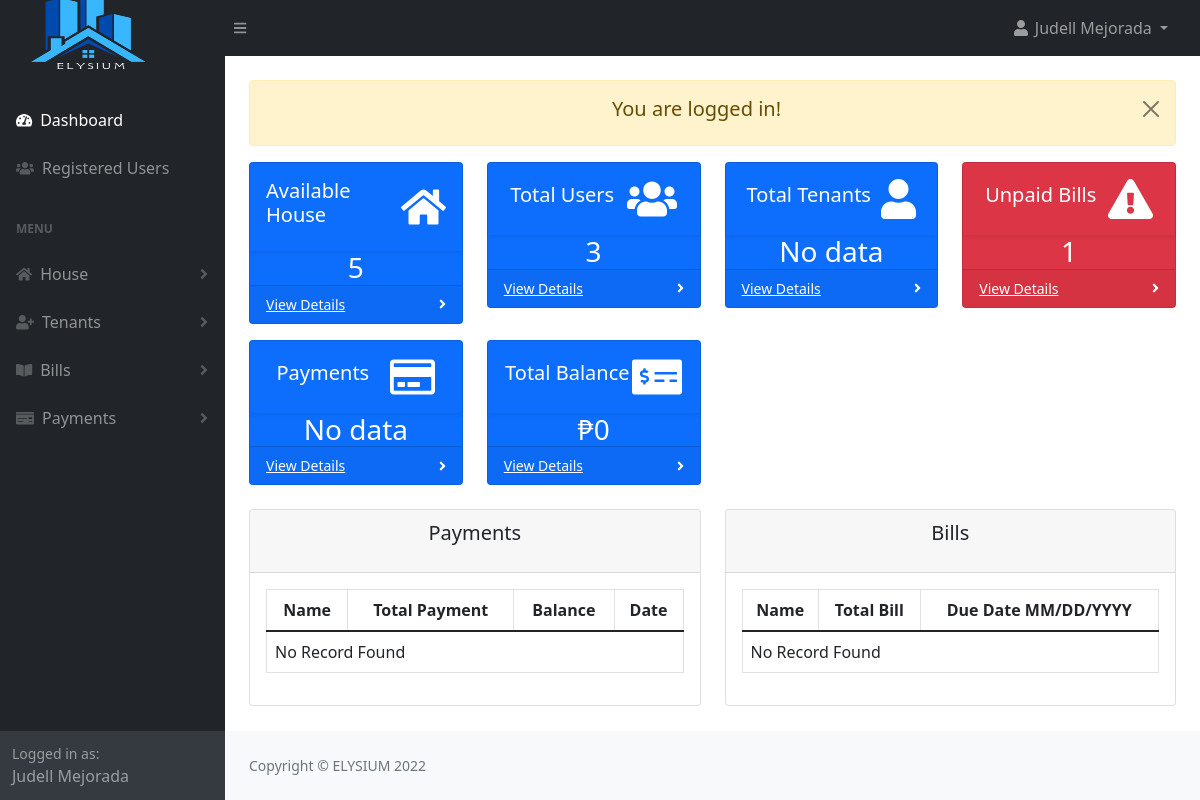
/admin/index.php (signed in), run on an earlier commit of the app's database.
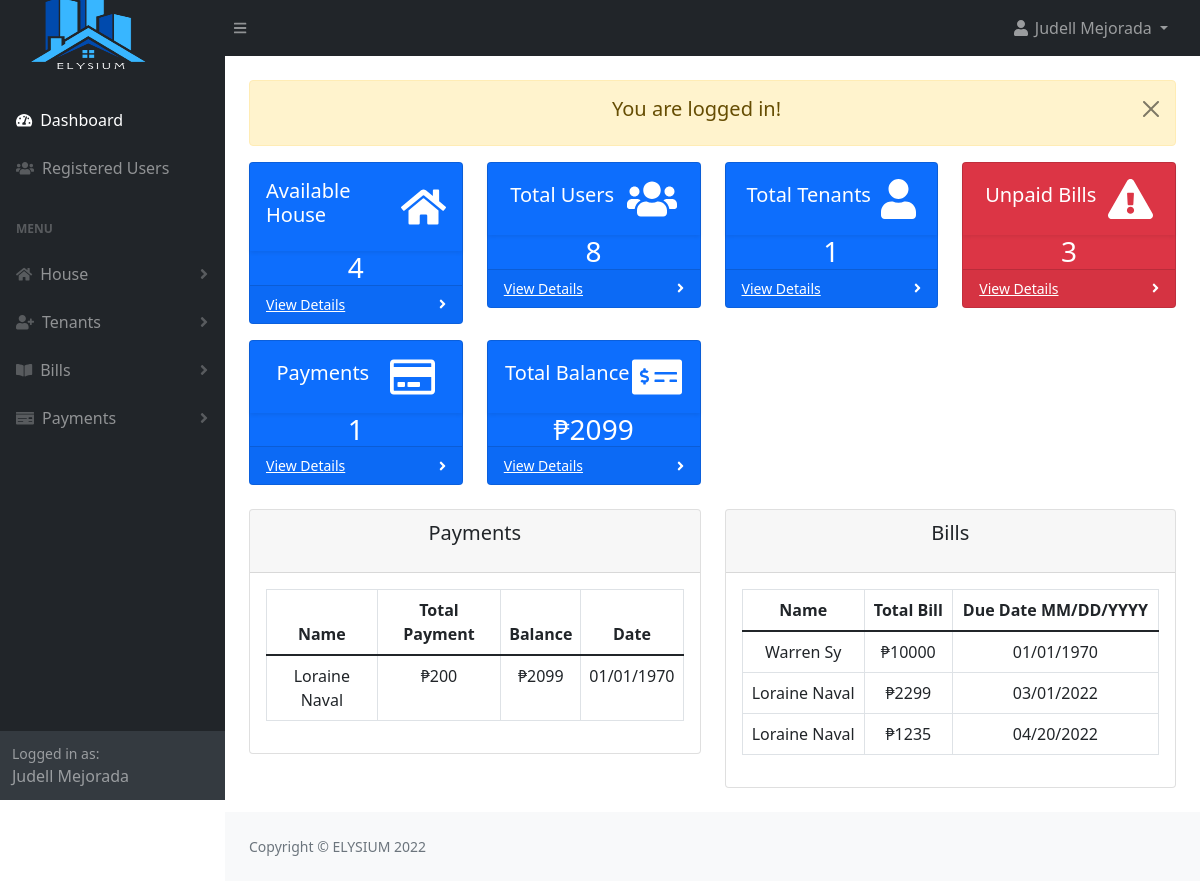
And on a later commit of the database.
### tables this page shows
CREATE TABLE `payments` (
  `payment_id` int(11) NOT NULL,
  `bill_id` int(20) NOT NULL,
  `payment_total` int(200) NOT NULL,
  `payment_desc` text NOT NULL,
  `payment_date` date NOT NULL,
  `payment_status` tinyint(1) NOT NULL,
  `created_at` timestamp NOT NULL DEFAULT current_timestamp()
);

CREATE TABLE `bills` (
  `bill_id` int(20) NOT NULL,
  `tenant_id` int(20) NOT NULL,
  `house_rent_pay` int(200) NOT NULL,
  `electric_bill` int(200) NOT NULL,
  `water_bill` int(200) NOT NULL,
  `other_bill` int(200) NOT NULL,
  `bill_desc` text DEFAULT NULL,
  `bill_status` tinyint(1) NOT NULL DEFAULT 0,
  `due_date` date NOT NULL,
  `bill_total` int(200) NOT NULL,
  `created_at` timestamp NOT NULL DEFAULT current_timestamp()
);

### admin/index.php (the view, shortened to what the changed rows need)
<?php
include("authentication.php");
include("includes/header.php");
?>
<div class="container-fluid px-4">
    <div class="row">
        <div class="col-xl-3 col-md-6">
            <div class="card bg-primary text-white mb-3">
                <div class="card-body shadow-sm d-flex justify-content-around align-items-center">
                    <div>
                    </div>
                    <i class="fa fa-home" style="font-size:40px;color:white"></i>
                </div>
                    <?php
                        $dash_house_query = "SELECT * FROM house WHERE house_status = '1' ";
                        $dash_house_query_run = mysqli_query($con, $dash_house_query);
                        if($house_total = mysqli_num_rows($dash_house_query_run))
                        {
                            echo '<h3 class="mb-0 text-center">'.$house_total.'</h3>';
                        }
                        else
                        {
                            echo '<h3 class="mb-0 text-center" >No data</h3>';
                        }
                    ?>
                <div class="card-footer d-flex align-items-center justify-content-between">
                    <a class="small text-white stretched-link" href="house_view.php">View Details</a>
                    <div class="small text-white"><i class="fas fa-angle-right"></i></div>
                </div>
            </div>
        </div>
        <div class="col-xl-3 col-md-6">
            <div class="card bg-primary text-white mb-4">
                <div class="card-body shadow-sm d-flex justify-content-around align-items-center">
                    <div>
                    </div>
                    <i class="fa fa-users" style="font-size:40px;color:white"></i>
                </div>
                    <?php
                        $dash_users_query = "SELECT * FROM users";
                        $dash_users_query_run = mysqli_query($con, $dash_users_query);
                        if($users_total = mysqli_num_rows($dash_users_query_run))
                        {
                            echo '<h3 class="mb-0 text-center">'.$users_total.'</h3>';
                        }
                        else
                        {
                            echo '<h3 class="mb-0 text-center ">No data</h3>';
                        }
                    ?>
                <div class="card-footer d-flex align-items-center justify-content-between">
                    <a class="small text-white stretched-link" href="view-register.php">View Details</a>
                    <div class="small text-white"><i class="fas fa-angle-right"></i></div>
                </div>
            </div>
        </div>
        <div class="col-xl-3 col-md-6">
            <div class="card bg-primary text-white mb-4">
                <div class="card-body shadow-sm d-flex justify-content-around align-items-center">
                    <div>
                    </div>
                    <i class="fa fa-user" style="font-size:40px;color:white"></i>
                </div>
                    <?php
                        $dash_users_query = "SELECT * FROM tenant WHERE tenant_status = 1";
                        $dash_users_query_run = mysqli_query($con, $dash_users_query);
                        if($tenant_total = mysqli_num_rows($dash_users_query_run))
                        {
                            echo '<h3 class="mb-0 text-center">'.$tenant_total.'</h3>';
                        }
                        else
                        {
                            echo '<h3 class="mb-0 text-center ">No data</h3>';
                        }
                    ?>
                <div class="card-footer d-flex align-items-center justify-content-between">
                    <a class="small text-white stretched-link" href="view-register.php">View Details</a>
                    <div class="small text-white"><i class="fas fa-angle-right"></i></div>
                </div>
            </div>
        </div>
        <div class="col-xl-3 col-md-6">
            <div class="card bg-danger text-white mb-4">
                <div class="card-body shadow-sm d-flex justify-content-around align-items-center">
                    <div>
                    </div>
                    <i class="fas fa-exclamation-triangle" style="font-size:40px;color:white"></i>
                </div>
                    <?php
                        $dash_users_query = "SELECT * FROM bills WHERE bill_status = 0";
                        $dash_users_query_run = mysqli_query($con, $dash_users_query);
                        if($bill_total = mysqli_num_rows($dash_users_query_run))
                        {
                            echo '<h3 class="mb-0 text-center">'.$bill_total.'</h3>';
                        }
                        else
                        {
                            echo '<h3 class="mb-0 text-center ">No data</h3>';
                        }
                    ?>
                <div class="card-footer d-flex align-items-center justify-content-between">
                    <a class="small text-white stretched-link" href="bill_view.php">View Details</a>
                    <div class="small text-white"><i class="fas fa-angle-right"></i></div>
                </div>
            </div>
        </div>
        <div class="col-xl-3 col-md-6">
            <div class="card bg-primary text-white mb-4">
                <div class="card-body shadow-sm d-flex justify-content-around align-items-center">
                    <div>
                    </div>
                    <i class="far fa-credit-card" style="font-size:40px;color:white"></i>
                </div>
                    <?php
                        $dash_users_query = "SELECT * FROM payments WHERE payment_status != 2";
                        $dash_users_query_run = mysqli_query($con, $dash_users_query);
                        if($payment_total = mysqli_num_rows($dash_users_query_run))
                        {
                            echo '<h3 class="mb-0 text-center">'.$payment_total.'</h3>';
                        }
                        else
                        {
                            echo '<h3 class="mb-0 text-center ">No data</h3>';
                        }
                    ?>
                <div class="card-footer d-flex align-items-center justify-content-between">
                    <a class="small text-white stretched-link" href="payment_view.php">View Details</a>
                    <div class="small text-white"><i class="fas fa-angle-right"></i></div>
                </div>
            </div>
        </div>
        <div class="col-xl-3 col-md-6">
            <div class="card bg-primary text-white mb-4">
                <div class="card-body shadow-sm d-flex justify-content-around align-items-center">
                    <div>
                    </div>
                    <i class="fas fa-money-check-alt" style="font-size:40px;color:white"></i>
                </div>
                    <?php
                        $total = "SELECT SUM(payments.payment_total) AS paid, SUM(bills.bill_total) AS t_bill
                                    FROM payments
                                    JOIN bills
                                    ON bills.bill_id=payments.bill_id
                                    WHERE payment_status !=2";
                        $total_run = mysqli_query($con, $total);
                        $row = mysqli_fetch_array($total_run);
                        $balance = $row['t_bill'] - $row['paid'];
                        echo '<h3 class="mb-0 text-center">'.'₱'.$balance.'</h3>';
                    ?>
                <div class="card-footer d-flex align-items-center justify-content-between">
                    <a class="small text-white stretched-link" href="balance_report.php">View Details</a>
                    <div class="small text-white"><i class="fas fa-angle-right"></i></div>
                </div>
            </div>
        </div>
    </div>
    <div class="row">
        <div class="col-md-6">
            <div class="card">
                    <div class="card-body">
                    <div class="table-responsive">
                        <table id="" class="table table-bordered table-stripe">
                            <thead>
                                <tr>
                                    <th class="text-center">Name</th>
                                    <th class="text-center">Total Payment</th>
                                    <th class="text-center">Balance</th>
                                    <th class="text-center">Date</th>
                            </thead>
                            <tbody>
                            <?php
                                $payment = "SELECT p.*, concat(u.fname,' ',u.lname) AS name, b.bill_total,
                                            DATE_FORMAT(p.payment_date, '%m/%d/%Y') AS pay
                                            FROM payments p
                                            INNER JOIN bills b
                                            INNER JOIN tenant t
                                            INNER JOIN users u
                                            ON p.bill_id = b.bill_id AND b.tenant_id = t.tenant_id AND t.users_id = u.id
                                            WHERE payment_status != '2'
                                            ORDER BY pay ASC LIMIT 5";
                                $payment_run = mysqli_query($con,$payment);
                                $row = mysqli_fetch_array($payment_run);
                                if(mysqli_num_rows($payment_run) > 0 )
                                {
                                    foreach($payment_run as $pay)
                                    {
                                        $balance = $row['bill_total'] - $row['payment_total'];
                                        ?>
                                        <tr>
                                            <td class="text-center"><?= $pay['name'] ?></td>
                                            <td class="text-center"><?= '₱'.$pay['payment_total'] ?></td>
                                            <td class="text-center"><?php echo '₱'.$balance ?></td>
                                            <td class="text-center"><?= $pay['pay'] ?></td>
                                        </tr>
                                        <?php
                                    }
                                }
                                else
                                {
                                    ?>
                                    <tr>
                                        <td colspan="6"> No Record Found</td>
                                    </tr>
                                    <?php
                                }
                            ?>
                            </tbody>
                        </table>
                </div>
                </div>
            </div>
        </div>
        <div class="col-md-6">
            <div class="card mb-4">
                    <div class="card-body">
                    <div class="table-responsive">
                        <table id="" class="table table-bordered table-stripe">
                            <thead>
                                <tr>
                                    <th class="text-center">Name</th>
                                    <th class="text-center">Total Bill</th>
                                    <th class="text-center">Due Date MM/DD/YYYY</th>
                            </thead>
                            <tbody>
                            <?php
                                $bill = "SELECT concat(users.fname,' ',users.lname) AS name,  DATE_FORMAT(bills.due_date, '%m/%d/%Y') AS due,
                                            bills.bill_total
                                            FROM bills
                                            INNER JOIN tenant
                                            INNER JOIN users
                                            ON bills.tenant_id = tenant.tenant_id AND tenant.users_id = users.id
                                            WHERE bill_status = 0
                                            ORDER BY due ASC LIMIT 5";
                                $bill_run = mysqli_query($con,$bill);
                                if(mysqli_num_rows($bill_run) > 0 )
                                {
                                    foreach($bill_run as $bill)
                                    {
                                        ?>
                                        <tr>
                                            <td class="text-center"><?= $bill['name']?></td>
                                            <td class="text-center">₱<?= $bill['bill_total'] ?></td>
                                            <td class="text-center"><?= $bill['due']?></td>
                                        </tr>
                                        <?php
                                    }
                                }
                                else
                                {
                                    ?>
                                    <tr>
                                        <td colspan="6"> No Record Found</td>
                                    </tr>
                                    <?php
                                }
                            ?>
                            </tbody>
                        </table>
                </div>
                </div>
            </div>
        </div>
    </div>
<?php
include("includes/footer.php");
include("includes/scripts.php");
?>

What changed in the data, as far as the page shows it:
added payments: name "Loraine Naval", payment_total "200", balance "2099", pay "01/01/1970"
added bills: name "Warren Sy", bill_total "10000", due "01/01/1970"
now on this page (row edited): bills: name "Loraine Naval", bill_total "2299", due "03/01/2022"
added bills: name "Loraine Naval", bill_total "1235", due "04/20/2022"
Also different on the page:
$house_total: "5" → "4"
$users_total: "3" → "8"
$tenant_total: (not shown) → "1"
$bill_total: "1" → "3"
$payment_total: (not shown) → "1"
$balance: "0" → "2099"
text no longer shown: "No data No data No Record Found No Record Found"
